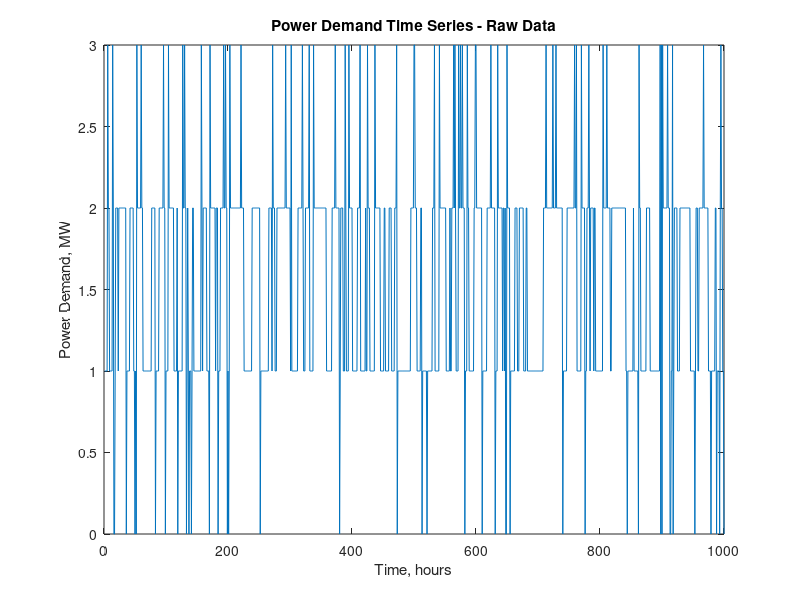

The MATLAB source for this figure: (Note: this script raises an error after producing the figure.)
% SDPExample.m
% Simple stochastic dynamic programming example.
% Last edit: HKAF, 11.4.2012

clear all
close all
clc

% Begin by loading a time series representing power demand history as a
% function of time. 

load powerDemandHistory; 

% Plot the power demand history to see what it looks like

plot(1:1:1000,demandHistory); 
title('Power Demand Time Series - Raw Data');
xlabel('Time, hours');
ylabel('Power Demand, MW');

% Obtain and plot the power demand auto-correlation to see what it looks
% like

figure
autocorr(demandHistory,20);
title('Auto-Correlation for Power Demand History');
xlabel('Delay')
ylabel('Auto-Correlation')
grid

% Obtain and plot a zero-order Markov "histogram" as well as a zero-order 
% Markov "CDF" of the raw data
whiteHistogramCenterPoints = 0:1:3;
[whiteHistogram,whiteCDF] = zeroOrderMarkovFit(demandHistory,whiteHistogramCenterPoints);
figure
plot(whiteHistogramCenterPoints,whiteHistogram);
title('Histogram of Power Demand')
xlabel('Value of Power Demand')
ylabel('Discretized PDF')
figure
plot(whiteHistogramCenterPoints,whiteCDF);
title('CDF of Power Demand')
xlabel('Value of Power Demand')
ylabel('Discretized CDF')

% Perform "one step ahead" simulation of the zero-order Markov chain and
% compute the residual of this fit
[whiteNoiseFit,whiteNoiseResidual]=zeroOrderMarkovSim(demandHistory,whiteHistogramCenterPoints,whiteCDF);
figure
plot(1:1:1000,demandHistory,'r');
hold
plot(1:1:1000,whiteNoiseFit,'b');
title('Demand History: Simulation vs. Truth');
xlabel('Time');
ylabel('Power Demand History (red) and Zero-Order Markov Fit (blue)')
figure
plot(1:1:1000,whiteNoiseResidual);
title('Residual from Zero-Order Markov Fit');
xlabel('Time');
ylabel('Residual')

% Check to see if the residual of this Markov fit is truly "white"
figure
autocorr(whiteNoiseResidual,20);
title('Auto-Correlation for Zero-Order Markov Fit Residual');
xlabel('Delay')
ylabel('Auto-Correlation')

% Now try to fit a first-order Markov chain to this power demand history
[filteredMarkovTransitionTable,filteredMarkovCumulativeTransitionTable] = firstOrderMarkovFit(demandHistory,whiteHistogramCenterPoints);
figure
bar3(filteredMarkovTransitionTable);
figure
bar3(filteredMarkovCumulativeTransitionTable);

% Compute a one step-ahead simulation of the first-order Markov chain and
% plot both the fit and the residual
[filteredFirstOrderMarkovFit,filteredFirstOrderMarkovResidual]=firstOrderMarkovSim(demandHistory,whiteHistogramCenterPoints,filteredMarkovCumulativeTransitionTable);
figure
plot(1:1:1000,demandHistory,'r');
hold
plot(1:1:1000,filteredFirstOrderMarkovFit,'b');
title('Power Demand: First-Order Markov Simulation vs. Truth');
xlabel('Time');
ylabel('Power Demand (red) and First-Order Markov Fit (blue)')
figure
plot(1:1:1000,filteredFirstOrderMarkovResidual);
title('Residual from First-Order Markov Fit of Power Demand');
xlabel('Time');
ylabel('Residual')

% Finally, compute the auto-correlation and power spectral density of the
% residual and assess whether this residual is "white"
figure
autocorr(filteredFirstOrderMarkovResidual,20);
title('Auto-Correlation for Residual of First-Order Markov Fit of Power Demand');
xlabel('Delay')
ylabel('Auto-Correlation')

% Now construct the SDP problem tables and discount factor

discountFactor = 0.9;
[markovTransitionTables,transitionCostTables] = buildSDPTables(filteredMarkovTransitionTable');
figure
bar3(squeeze(markovTransitionTables(1,:,:)));
title('Markov Transition Probability Table, Control Input = 1');
figure
bar3(squeeze(markovTransitionTables(2,:,:)));
title('Markov Transition Probability Table, Control Input = 2');
figure
bar3(squeeze(markovTransitionTables(3,:,:)));
title('Markov Transition Probability Table, Control Input = 3');
figure
bar3(squeeze(transitionCostTables(1,:,:)));
title('Markov Transition Cost Table, Control Input = 1');
figure
bar3(squeeze(transitionCostTables(2,:,:)));
title('Markov Transition Cost Table, Control Input = 2');
figure
bar3(squeeze(transitionCostTables(3,:,:)));
title('Markov Transition Cost Table, Control Input = 1');

% Now finally perform SDP value/policy iteration! 

optimalPolicy = policyIteration(markovTransitionTables,transitionCostTables,3,24,discountFactor);
postProcess(optimalPolicy);